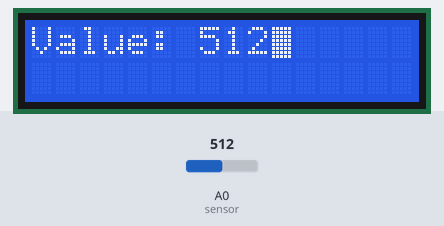
Bench run of a sketch on a simulated Arduino Uno, built with avr-gcc and run on an emulated ATmega328P. Parts: 16×2 character LCD. The inputs (shaded band) are chosen by the test bench; at power-on: A0 (sensor) = 512.

Above: at 1.2 s.
1.3 s: A0 (sensor) set to 716
At 1.9 s:
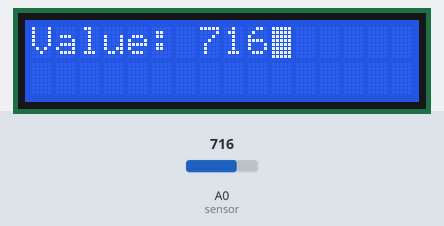
3.0 s: A0 (sensor) set to 900
At 3.4 s:
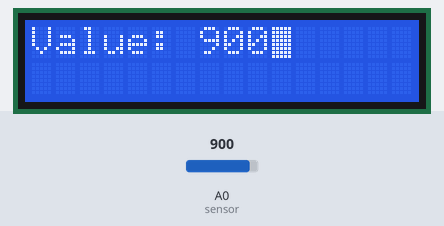
4.5 s: A0 (sensor) set to 1023
At 5.0 s:
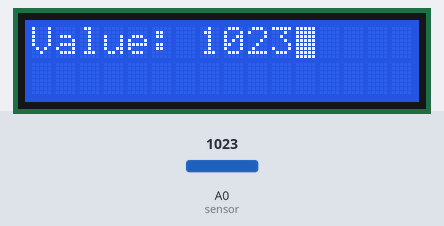
Timing chart, 0 to 7.5 s (numbered marks = the images above; inputs shaded):
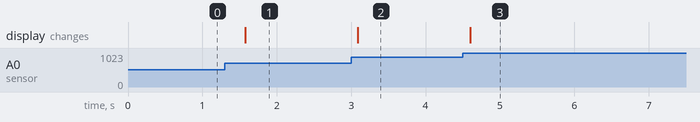

Measured:
- after the input at 1.3 s, the display: changes after 0.28 s (image 1)
- after the input at 3.0 s, the display: changes after 0.09 s (image 2)
- after the input at 4.5 s, the display: changes after 0.10 s (image 3)

The sketch:

lab03_final.ino
```cpp
//library
#include <LiquidCrystal.h>

const int rs = 12, en = 11, d4 = 5, d5 = 4, d6 = 3, d7 = 2;
LiquidCrystal lcd(rs, en, d4, d5, d6, d7);
//input of the photocell
int sensor = A0;
//value of the input of the photocell
int sensorValue =0;


void setup() {
  lcd.begin(16, 2); //LCD setup
}

void loop() {
  lcd.clear(); //cls
  sensorValue = analogRead(sensor); //gives the value picked upby sensor to sensorValue
  lcd.print("Value: "); //prints "Value: "
  lcd.print(sensorValue); //prints the value
  lcd.blink(); //blinks the cursor
  delay(500); //updates every 500ms
}
```
